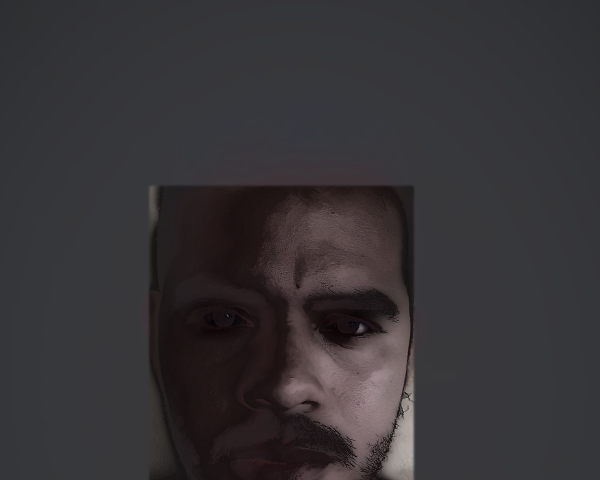
#> input picture output/retrato/retrato_profissional_4x5.png, 1200 x 960 px (shown at 1/2 size)
$ python -i retrato.py   (imports and definitions only)
#> lines starting #> are read from the running program, lines starting #| are printed output that depends on the picture
"""
Pipeline de revelacao digital para retrato profissional ("homem mais serio").
Entrada: foto original (Downloads). Saida: PNG em output/retrato.

Etapas:
  1. leitura + orientacao + limpeza leve de artefatos
  2. estimativa de fundo (moldura) e mascara de fundo
  3. matte de pele (supressao de specular highlight -> remove brilho de testa/bochecha)
  4. luz de estudio simulada (key light diagonal + fill)
  5. grade de cor (contraste em curva S, neutro frio nas sombras, pele natural)
  6. nitidez seletiva (olhos, sobrancelha, contorno do rosto)
  7. separacao de fundo (dessaturar + escurecer + blur de profundidade)
  8. vinheta e recorte 4:5
"""

import sys
import numpy as np
import cv2
from pathlib import Path

SRC = Path(sys.argv[1] if len(sys.argv) > 1
           else r"C:\Users\santo\Downloads\foto foto foto.jpeg")
OUTDIR = Path(sys.argv[2] if len(sys.argv) > 2
              else r"D:\UFMA UNIVERSIDADE\MESTRADO - ESTUDO LLM\output\retrato")


# ---------------------------------------------------------------- utilidades
def luma(img):
    return 0.299 * img[..., 0] + 0.587 * img[..., 1] + 0.114 * img[..., 2]


# [11 lines left out: functions smooth, s_curve, not called in this run]


def luma_of(img):
    return luma(img)


# ---------------------------------------------------------------- 1. leitura
# [268 lines left out: functions load, denoise_light, estimate_background, background_mask, skin_mask, matte_skin and 10 more, not called in this run]


def detect_face(img):
    cascade = cv2.CascadeClassifier(
        cv2.data.haarcascades + "haarcascade_frontalface_default.xml")
    gray = cv2.cvtColor(img, cv2.COLOR_RGB2GRAY)
    gray = cv2.equalizeHist(gray)
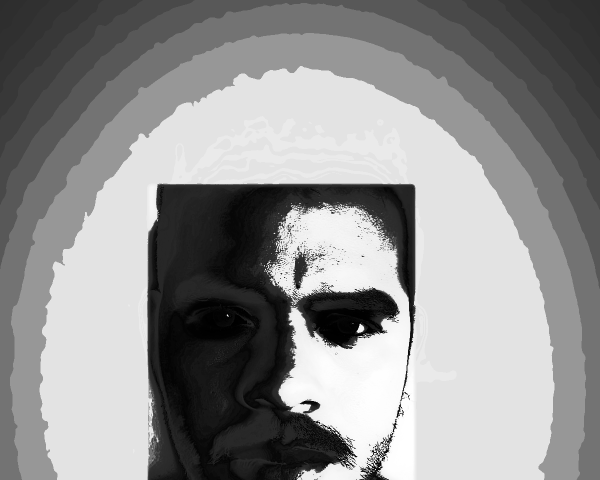
#> gray: shape (960, 1200) (shown at 1/2 size); min 0, max 255, mean 144
    faces = cascade.detectMultiScale(gray, 1.08, 5, minSize=(120, 120))
#> faces = ()
    if len(faces) == 0:
        faces = cascade.detectMultiScale(gray, 1.03, 3, minSize=(100, 100))
    if len(faces) == 0:
        h, w = img.shape[:2]
#> h = 960; w = 1200
        return (int(w * 0.25), int(h * 0.15), int(w * 0.75), int(h * 0.60))
    return max(faces, key=lambda f: f[2] * f[3])


# ---------------------------------------------------------------- main
# [44 lines left out: function main, not called in this run]


# [2 lines not run here, left out]

>>> import cv2
>>> picture = cv2.cvtColor(cv2.imread('../../output/retrato/retrato_profissional_4x5.png'), cv2.COLOR_BGR2RGB)
>>> result = detect_face(picture)
#> result = (300, 144, 900, 576)
